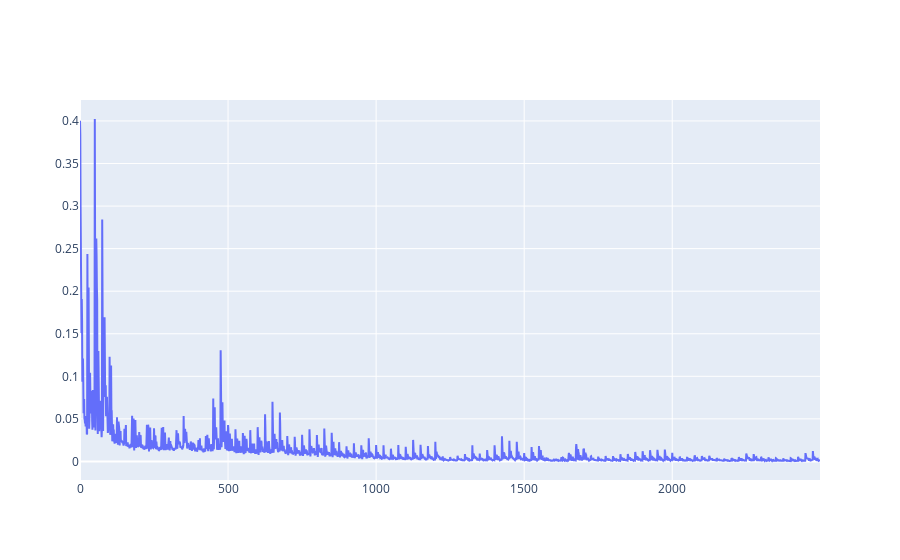

Notebook source saved alongside this figure:
### Markdown cell above
### Sinusoidal Trial

### Code cell
x_trial = np.linspace(-5,5,2000, dtype=np.float32)
y_trial = sinusoidal_data(x)

sin_agent = Agent_Expert(Expert_Curve)
sin_agent.fit(x_trial[np.newaxis].T, y_trial[np.newaxis].T)

### Figure 1 — Plotly figure (JSON) as saved in the notebook; plotly's stock layout.template omitted (floating-point values rounded to 4 significant figures; data arrays with more than 128 entries replaced by an {"elided": "..."} marker saying what was removed)
{"data": [{"mode": "lines", "name": "Loss", "type": "scatter", "y": {"elided": "2500 float values"}}], "layout": {}}
